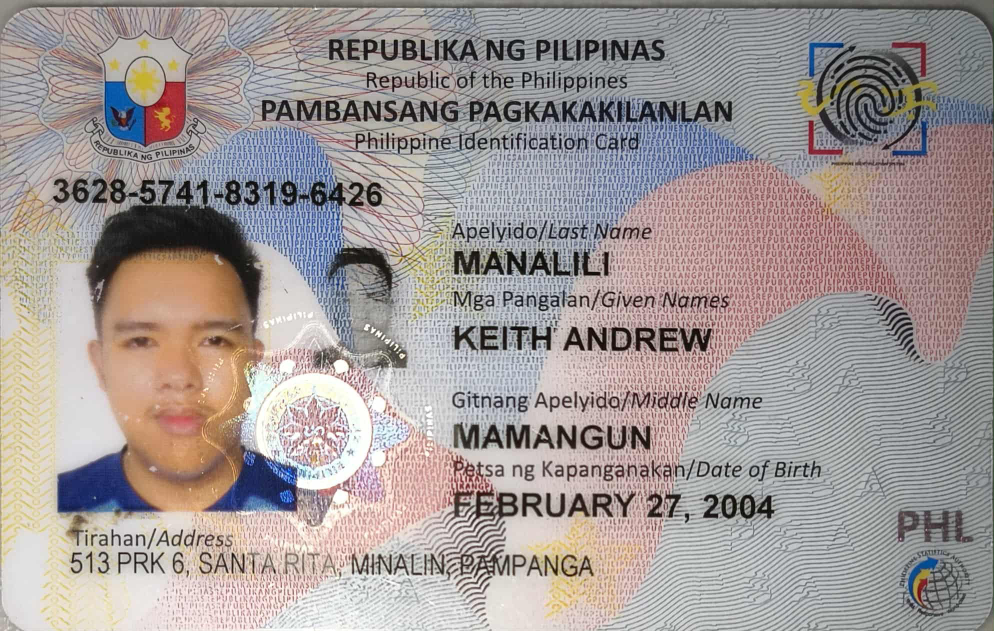
#> input picture app/services/ocr/sample_id.png, 1988 x 1262 px, given in place of sample_id .png, which was not available (shown at 1/2 size)
$ python preprocess.py
#> lines starting #> are read from the running program, lines starting #| are printed output that depends on the picture
import cv2
import numpy as np
import os

def convert_to_png(image_path):
    if image_path.lower().endswith(('.jpg', '.jpeg')):
        img = cv2.imread(image_path)
        if img is not None:
            png_path = os.path.splitext(image_path)[0] + '.png'
            cv2.imwrite(png_path, img)
            print(f"Converted {image_path} to {png_path}")
            return png_path
        else:
            raise FileNotFoundError(f"Image not found: {image_path}")
    else:
        return image_path

def deskew(image):
    gray = cv2.cvtColor(image, cv2.COLOR_BGR2GRAY)
    _, thresh = cv2.threshold(gray, 0, 255, cv2.THRESH_BINARY + cv2.THRESH_OTSU)
    coords = np.column_stack(np.where(thresh > 0))
    angle = cv2.minAreaRect(coords)[-1]

    if angle < -45:
        angle = -(90 + angle)
    else:
        angle = -angle

    (h, w) = image.shape[:2]
    M = cv2.getRotationMatrix2D((w//2, h//2), angle, 1.0)
    rotated = cv2.warpAffine(image, M, (w, h), flags=cv2.INTER_CUBIC, borderMode=cv2.BORDER_REPLICATE)
    return rotated

def preprocess_image(image_path, output_path="preprocessed.png", do_deskew=True):
    # Convert JPEG to PNG if necessary
#> called with image_path = 'sample_id .png', output_path = 'preprocessed.png', do_deskew = True
    image_path = convert_to_png(image_path)

    img = cv2.imread(image_path)
#> img is the input picture: shape (1262, 1988, 3); mean B, G, R 150.2, 151.9, 160.7
    if img is None:
        raise FileNotFoundError(f"Image not found: {image_path}")

    # Disable deskew to prevent unwanted rotations for landscape images
    # if do_deskew:
    #     img = deskew(img)

    # Ensure the image is in landscape orientation
    if img.shape[1] < img.shape[0]:  # width < height, portrait
        img = cv2.rotate(img, cv2.ROTATE_90_COUNTERCLOCKWISE)

    gray = cv2.cvtColor(img, cv2.COLOR_BGR2GRAY)
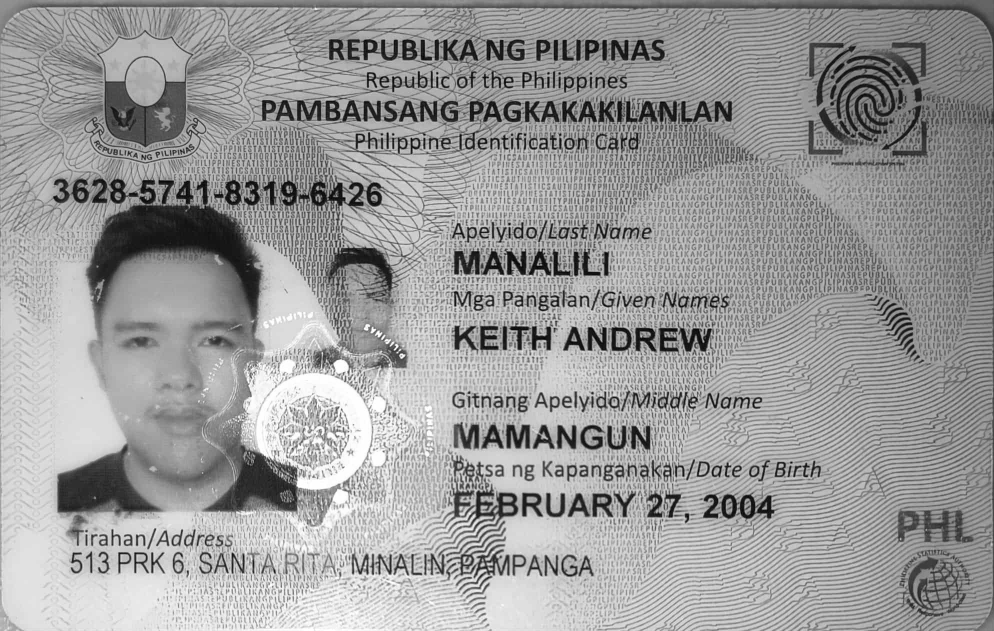
#> gray: shape (1262, 1988) (shown at 1/2 size); min 0, max 255, mean 154.4
    denoised = cv2.medianBlur(gray, 3)

    # Resize to fixed size to ensure consistent ROI coordinates
    resized = cv2.resize(denoised, (1988, 1262))

    cv2.imwrite(output_path, resized)
    print(f"Preprocessed image saved to {output_path} ({resized.shape[1]}x{resized.shape[0]} px)")
#| Preprocessed image saved to preprocessed.png (1988x1262 px)

    return resized

if __name__ == "__main__":
    test_img = "sample_id .png"
    preprocess_image(test_img)

$ run again, on app/services/ocr/1.png
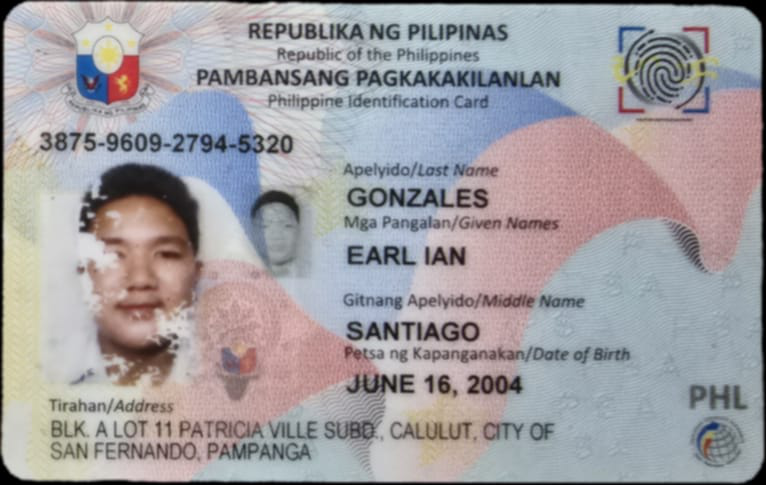
#> input picture app/services/ocr/1.png, 766 x 485 px, given in place of sample_id .png, which was not available
#> in preprocess_image, img is the input picture: shape (485, 766, 3); mean B, G, R 161.5, 157.9, 161.5
#> in preprocess_image, `gray = cv2.cvtColor(img, cv2.COLOR_BGR2GRAY)`:
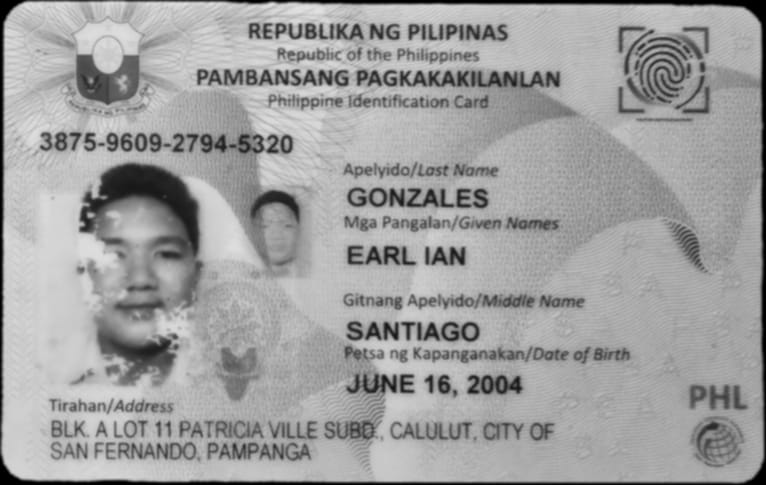
#> gray: shape (485, 766); min 0, max 226, mean 159.4
#| Preprocessed image saved to preprocessed.png (1988x1262 px)
